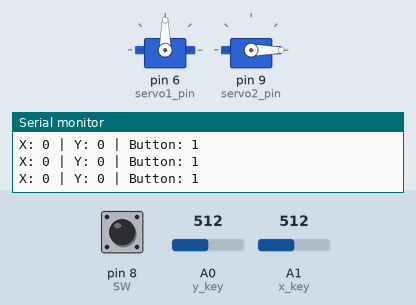
Simulated run of this sketch. Board: Arduino Uno, built with avr-gcc and run on an emulated ATmega328P. Shown: 2 × servo, the last lines printed to the serial monitor. The inputs (shaded band) are chosen by the test bench; at power-on: A1 (x_key) = 512, pin 8 (SW) HIGH, A0 (y_key) = 512.

Above: at 1.2 s.
1.3 s: A1 (x_key) set to 692
2.8 s: A1 (x_key) set to 710
At 3.15 s:
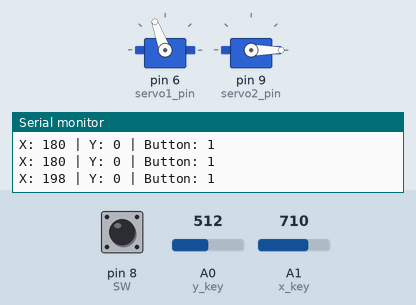
At 5.5 s:
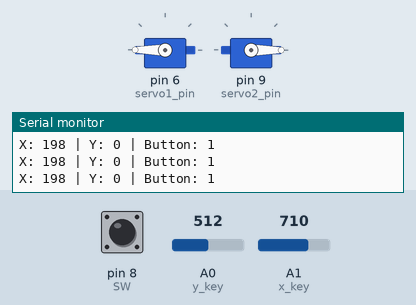
5.8 s: A1 (x_key) set to 310
7.3 s: A1 (x_key) set to 287
At 12.3 s:
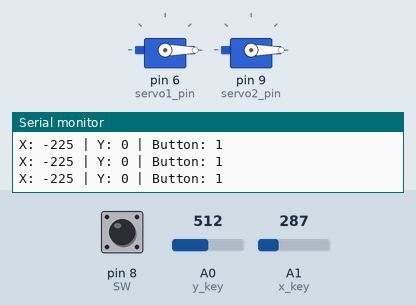
Timing chart, 0 to 13.8 s (numbered marks = the images above; inputs shaded):
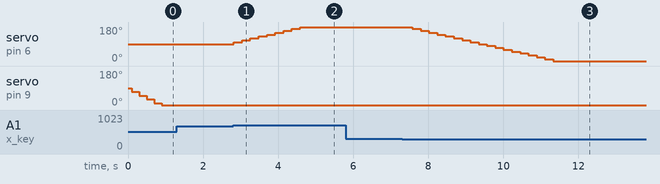

Measured:
- the behaviour switches between 700 and 701 on A1 (x_key) (found by bisection; images 0 and 1)
- the behaviour switches between 300 and 299 on A1 (x_key) (found by bisection; images 2 and 3)
- after the input at 2.8 s, servo on pin 6 (servo1_pin): moves from 90° to 180° over 1.8 s, starting at once
- after the input at 7.3 s, servo on pin 6 (servo1_pin): moves from 180° to 0° over 3.8 s, starting after 0.27 s

The sketch:

servoandjoystick.ino
```cpp
#include <Servo.h>

Servo servo1;
Servo servo2;
int x_key = A1;
int y_key = A0;
int x_pos;
int y_pos;
int servo1_pin = 6;
int servo2_pin = 9;
int initial_position = 90;
int initial_position1 = 90;
int xPosition = 0;
int yPosition = 0;
int SW_state = 0;
int mapX = 0;
int mapY = 0;
int VRx = A1;
int VRy = A0;
int SW = 8;

void setup ( ) {
Serial.begin (9600) ;
servo1.attach (servo1_pin ) ;
servo2.attach (servo2_pin ) ;
servo1.write (initial_position);
servo2.write (initial_position1);
pinMode (x_key, INPUT) ;
pinMode (y_key, INPUT) ;
  Serial.begin(9600);

  pinMode(VRx, INPUT);
  pinMode(VRy, INPUT);
  pinMode(SW, INPUT_PULLUP);
}

void loop ( ) {
  xPosition = analogRead(VRx);
  yPosition = analogRead(VRy);
  SW_state = digitalRead(SW);
  mapX = map(xPosition, 0, 1023, -512, 512);
  mapY = map(yPosition, 0, 1023, -512, 512);

  Serial.print("X: ");
  Serial.print(mapX);
  Serial.print(" | Y: ");
  Serial.print(mapY);
  Serial.print(" | Button: ");
  Serial.println(SW_state);

  delay(100);
x_pos = analogRead (x_key) ;
//y_pos = analogRead (y_key) ;

if (x_pos < 300){
if (initial_position < 10) { } else{ initial_position = initial_position - 10; servo1.write ( initial_position ) ; delay (120) ; } } if (x_pos > 700){
if (initial_position > 180)
{
}
else{
initial_position = initial_position + 10;
servo1.write ( initial_position ) ;
delay (120) ;
}
}

if (y_pos < 300){
if (initial_position1 < 10) { } else{ initial_position1 = initial_position1 - 20; servo2.write ( initial_position1 ) ; delay (100) ; } } if (y_pos > 700){
if (initial_position1 > 180)
{
}
else{
initial_position1 = initial_position1 + 20;
servo2.write ( initial_position1 ) ;
delay (100) ;
}
}
}
```
